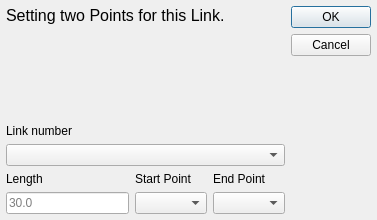
<?xml version="1.0" encoding="UTF-8"?>
<ui version="4.0">
 <class>Dialog</class>
 <widget class="QDialog" name="Dialog">
  <property name="geometry">
   <rect>
    <x>0</x>
    <y>0</y>
    <width>377</width>
    <height>220</height>
   </rect>
  </property>
  <property name="minimumSize">
   <size>
    <width>377</width>
    <height>220</height>
   </size>
  </property>
  <property name="maximumSize">
   <size>
    <width>377</width>
    <height>220</height>
   </size>
  </property>
  <property name="windowTitle">
   <string>Edit Link</string>
  </property>
  <property name="windowIcon">
   <iconset resource="../../icons.qrc">
    <normaloff>:/icons/line.png</normaloff>:/icons/line.png</iconset>
  </property>
  <property name="sizeGripEnabled">
   <bool>false</bool>
  </property>
  <property name="modal">
   <bool>true</bool>
  </property>
  <layout class="QHBoxLayout" name="horizontalLayout">
   <property name="leftMargin">
    <number>6</number>
   </property>
   <property name="topMargin">
    <number>6</number>
   </property>
   <property name="rightMargin">
    <number>6</number>
   </property>
   <property name="bottomMargin">
    <number>6</number>
   </property>
   <item>
    <layout class="QVBoxLayout" name="verticalLayout">
     <item>
      <widget class="QLabel" name="label_3">
       <property name="text">
        <string>&lt;html&gt;&lt;head/&gt;&lt;body&gt;&lt;p&gt;&lt;span style=&quot; font-size:12pt;&quot;&gt;Setting two Points for this Link.&lt;/span&gt;&lt;/p&gt;&lt;/body&gt;&lt;/html&gt;</string>
       </property>
       <property name="textFormat">
        <enum>Qt::RichText</enum>
       </property>
       <property name="alignment">
        <set>Qt::AlignLeading|Qt::AlignLeft|Qt::AlignTop</set>
       </property>
       <property name="wordWrap">
        <bool>true</bool>
       </property>
      </widget>
     </item>
     <item>
      <spacer name="verticalSpacer_2">
       <property name="orientation">
        <enum>Qt::Vertical</enum>
       </property>
       <property name="sizeHint" stdset="0">
        <size>
         <width>20</width>
         <height>40</height>
        </size>
       </property>
      </spacer>
     </item>
     <item>
      <widget class="QLabel" name="label_5">
       <property name="sizePolicy">
        <sizepolicy hsizetype="Preferred" vsizetype="Fixed">
         <horstretch>0</horstretch>
         <verstretch>0</verstretch>
        </sizepolicy>
       </property>
       <property name="text">
        <string>&lt;html&gt;&lt;head/&gt;&lt;body&gt;&lt;p&gt;Link number&lt;/p&gt;&lt;/body&gt;&lt;/html&gt;</string>
       </property>
      </widget>
     </item>
     <item>
      <widget class="QComboBox" name="Link"/>
     </item>
     <item>
      <layout class="QGridLayout" name="gridLayout">
       <item row="0" column="0">
        <widget class="QLabel" name="label_4">
         <property name="sizePolicy">
          <sizepolicy hsizetype="Preferred" vsizetype="Fixed">
           <horstretch>0</horstretch>
           <verstretch>0</verstretch>
          </sizepolicy>
         </property>
         <property name="text">
          <string>&lt;html&gt;&lt;head/&gt;&lt;body&gt;&lt;p&gt;Length&lt;/p&gt;&lt;/body&gt;&lt;/html&gt;</string>
         </property>
        </widget>
       </item>
       <item row="0" column="1">
        <widget class="QLabel" name="label">
         <property name="sizePolicy">
          <sizepolicy hsizetype="Preferred" vsizetype="Fixed">
           <horstretch>0</horstretch>
           <verstretch>0</verstretch>
          </sizepolicy>
         </property>
         <property name="text">
          <string>Start Point</string>
         </property>
        </widget>
       </item>
       <item row="1" column="1">
        <widget class="QComboBox" name="Start_Point">
         <property name="whatsThis">
          <string>Start point for next link.</string>
         </property>
        </widget>
       </item>
       <item row="0" column="2">
        <widget class="QLabel" name="label_2">
         <property name="sizePolicy">
          <sizepolicy hsizetype="Preferred" vsizetype="Fixed">
           <horstretch>0</horstretch>
           <verstretch>0</verstretch>
          </sizepolicy>
         </property>
         <property name="text">
          <string>End Point</string>
         </property>
        </widget>
       </item>
       <item row="1" column="2">
        <widget class="QComboBox" name="End_Point">
         <property name="whatsThis">
          <string>End point for next link.</string>
         </property>
        </widget>
       </item>
       <item row="1" column="0">
        <widget class="QLineEdit" name="Length">
         <property name="placeholderText">
          <string>30.0</string>
         </property>
        </widget>
       </item>
      </layout>
     </item>
    </layout>
   </item>
   <item>
    <layout class="QVBoxLayout" name="verticalLayout_2">
     <item>
      <widget class="QDialogButtonBox" name="buttonBox">
       <property name="sizePolicy">
        <sizepolicy hsizetype="Fixed" vsizetype="Fixed">
         <horstretch>0</horstretch>
         <verstretch>0</verstretch>
        </sizepolicy>
       </property>
       <property name="orientation">
        <enum>Qt::Vertical</enum>
       </property>
       <property name="standardButtons">
        <set>QDialogButtonBox::Cancel|QDialogButtonBox::Ok</set>
       </property>
      </widget>
     </item>
     <item>
      <spacer name="verticalSpacer">
       <property name="orientation">
        <enum>Qt::Vertical</enum>
       </property>
       <property name="sizeHint" stdset="0">
        <size>
         <width>20</width>
         <height>40</height>
        </size>
       </property>
      </spacer>
     </item>
    </layout>
   </item>
  </layout>
 </widget>
 <resources>
  <include location="../../icons.qrc"/>
 </resources>
 <connections>
  <connection>
   <sender>buttonBox</sender>
   <signal>accepted()</signal>
   <receiver>Dialog</receiver>
   <slot>accept()</slot>
   <hints>
    <hint type="sourcelabel">
     <x>248</x>
     <y>254</y>
    </hint>
    <hint type="destinationlabel">
     <x>157</x>
     <y>274</y>
    </hint>
   </hints>
  </connection>
  <connection>
   <sender>buttonBox</sender>
   <signal>rejected()</signal>
   <receiver>Dialog</receiver>
   <slot>reject()</slot>
   <hints>
    <hint type="sourcelabel">
     <x>316</x>
     <y>260</y>
    </hint>
    <hint type="destinationlabel">
     <x>286</x>
     <y>274</y>
    </hint>
   </hints>
  </connection>
 </connections>
</ui>
